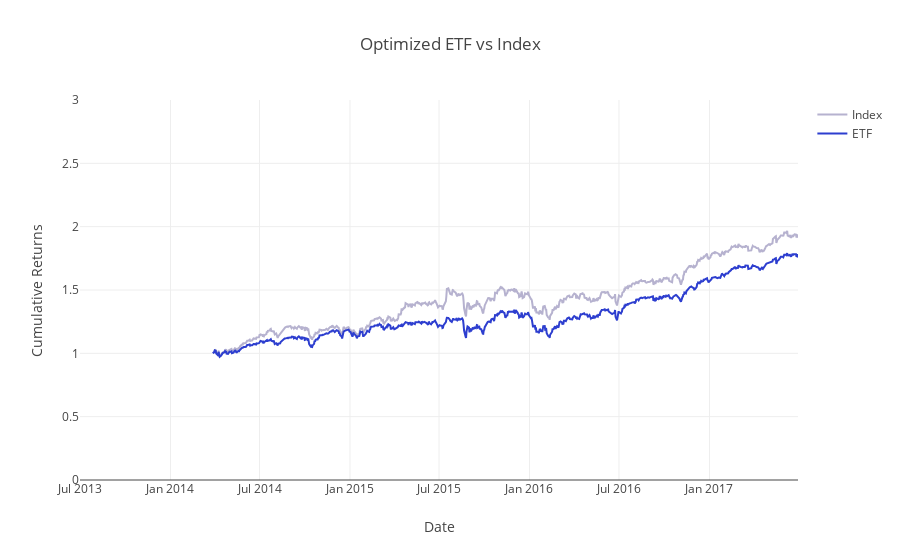

The cell this chart's notebook holds for it:
### Markdown cell above
With our ETF weights built, let's compare it to the index. Run the next cell to calculate the ETF returns and compare it to the index returns.

### Code cell
optim_etf_returns = generate_weighted_returns(returns, optimal_single_rebalance_etf_weights)
optim_etf_cumulative_returns = calculate_cumulative_returns(optim_etf_returns)
project_helper.plot_benchmark_returns(index_weighted_cumulative_returns, optim_etf_cumulative_returns, 'Optimized ETF vs Index')

optim_etf_tracking_error = tracking_error(np.sum(index_weighted_returns, 1), np.sum(optim_etf_returns, 1))
print('Optimized ETF Tracking Error: {}'.format(optim_etf_tracking_error))

### Figure 1 — Plotly figure (JSON) as saved in the notebook; plotly's stock layout.template omitted (floating-point values rounded to 4 significant figures; data arrays with more than 128 entries replaced by an {"elided": "..."} marker saying what was removed)
{"data": [{"line": {"color": "#B6B2CF"}, "name": "Index", "type": "scatter", "uid": "fffd5a82-aa0b-46b2-bc98-a12cfc1b232d", "x": {"elided": "1009 str values"}, "y": {"elided": "1009 float values"}}, {"line": {"color": "#2D3ECF"}, "name": "ETF", "type": "scatter", "uid": "8bb3723b-553c-44b6-968c-d30377a1403a", "x": {"elided": "1009 str values"}, "y": {"elided": "1009 float values"}}], "layout": {"title": {"text": "Optimized ETF vs Index"}, "xaxis": {"title": {"text": "Date"}}, "yaxis": {"range": [0, 3], "title": {"text": "Cumulative Returns"}}}}
